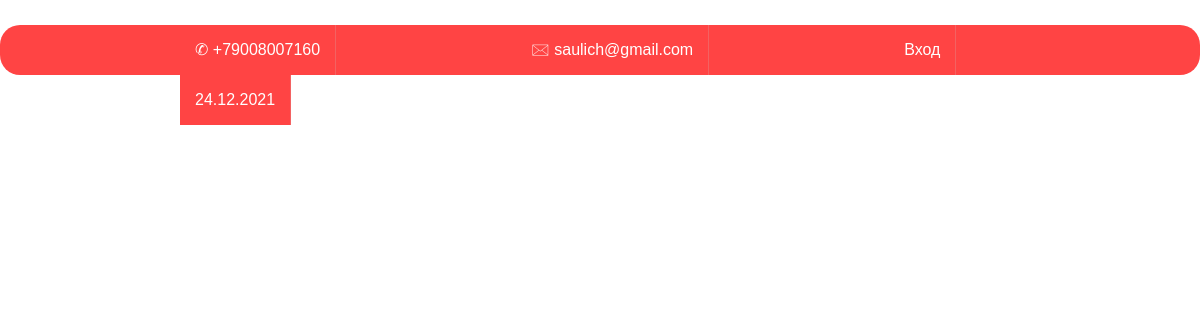
The page /payment.html/21 (signed in) on the database as committed earlier.
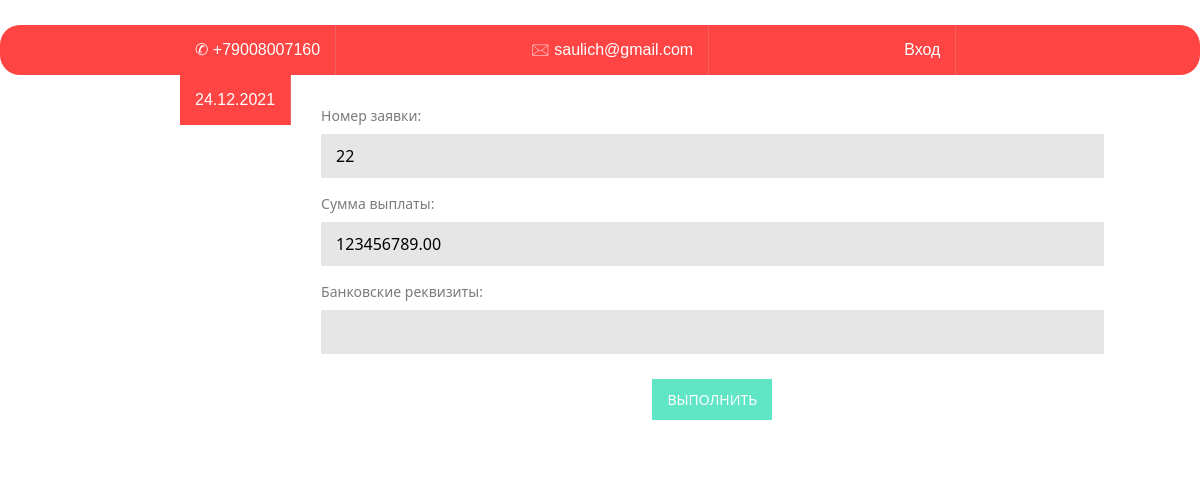
The same page on the database as committed later.
### firstapp/models.py (models this page shows)
class ApplicationForPayment(models.Model):
    dogovor = models.ForeignKey(Dogovor, on_delete=models.CASCADE, verbose_name="Номер договора")
    doctor_opinion = models.ImageField(upload_to="photos/%Y/%m/%d", verbose_name="Заключение врача")
    customer_request = models.TextField(blank=True, verbose_name="Заявление клиента")
    approved = models.BooleanField(default=True, verbose_name="Одобрено")

class Dogovor(models.Model):
    customer = models.ForeignKey(Customer, on_delete=models.CASCADE)
    employeer = models.ForeignKey(Employeer, on_delete=models.CASCADE)
    type_view = models.ForeignKey(TypeOfInsurance, on_delete=models.CASCADE)
    time = models.DateField(default=timezone.now)
    sum_insurance = models.DecimalField(max_digits=20, decimal_places=2)

### firstapp/views.py (the view, shortened to what this page needs)
# urls.py: path('payment.html/<int:id>', PagePayment.as_view()),
class PagePayment(View):
    def get(self, request,id):
        if 'id_user' in request.session.keys():
            infodogovor = get_info_dogovor_2(request.session['id_user'], id)
            check_pay = check_payment(id)
            context = {
                'check_pay': check_pay,
                'infodogovor': infodogovor
            }
            return render(request, 'payment.html', context=context)

### firstapp/basa.py (called while the page is built)
def get_info_dogovor_2(user_id, id):
    info_dogovor = Dogovor.objects.filter(customer=user_id, id = id)
    return info_dogovor

def check_payment(id):
    rez= ApplicationForPayment.objects.filter(dogovor = id)
    return rez

### firstapp/templates/payment.html (shortened to what this page needs)
{% extends 'layout.html'%}
{% block content%}
<div class="container">
<form method="post">
    {% for info in infodogovor %}
        {% for check in check_pay %}
            {%if check.approved == True %}
                <div>
                    <label for="name">Номер заявки:  </label>
                    <input type="text" name="number_application" value="{{check.id}}"  required>
                </div>
                <div>
                    <label for="surname">Сумма выплаты: </label>
                    <input type="text" name="sum_pay" value="{{info.sum_insurance}}"  required>
                </div>
                <div>
                    <label for="patronymic">Банковские реквизиты: </label>
                    <input type="text" name="bank_details" required>
                </div>
                <button type="submit" name="payment">Выполнить</button>
            {%else%}
                <p>нет выплаты</p>
            {%endif%}
        {% endfor %}
    {% endfor %}
  </form>
</div>
{% endblock %}

Rows that differ between the two databases and show on the page:
added Dogovor: sum_pay "123456789.00"
added ApplicationForPayment: number_application "22"
